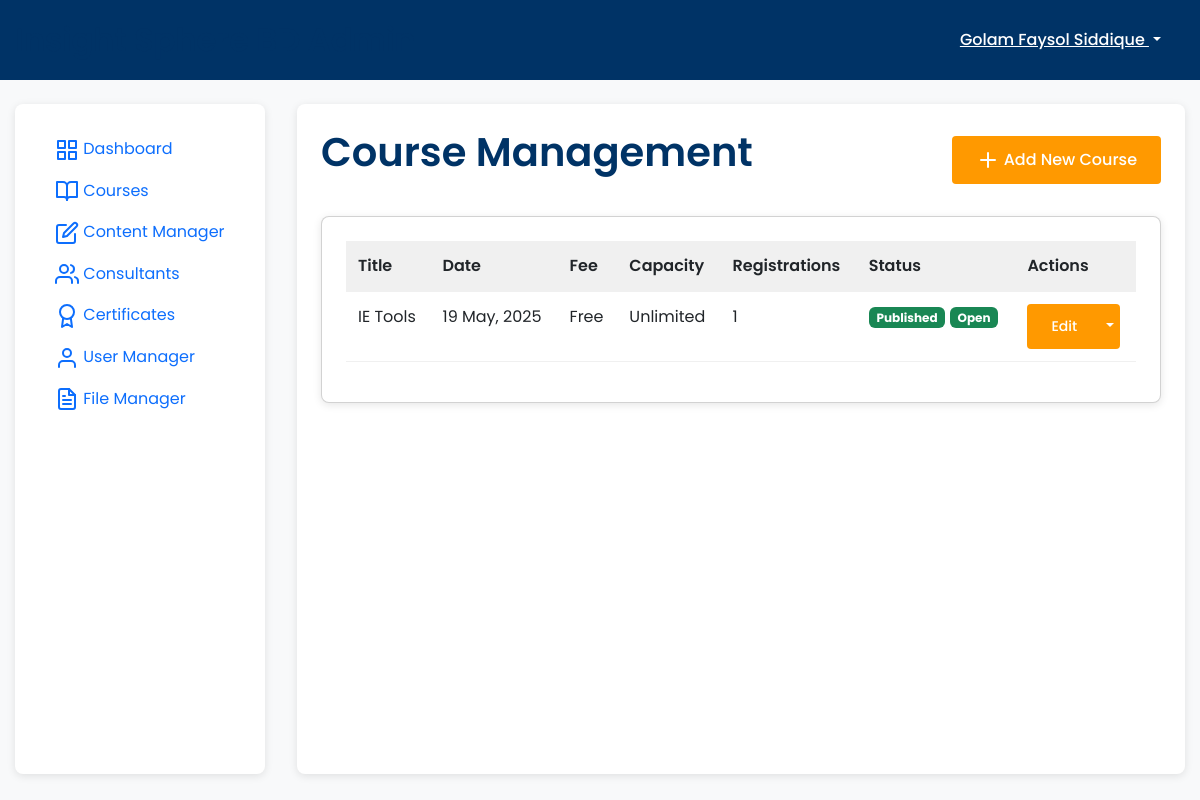
Before: /admin/courses (signed in) with the older database file.
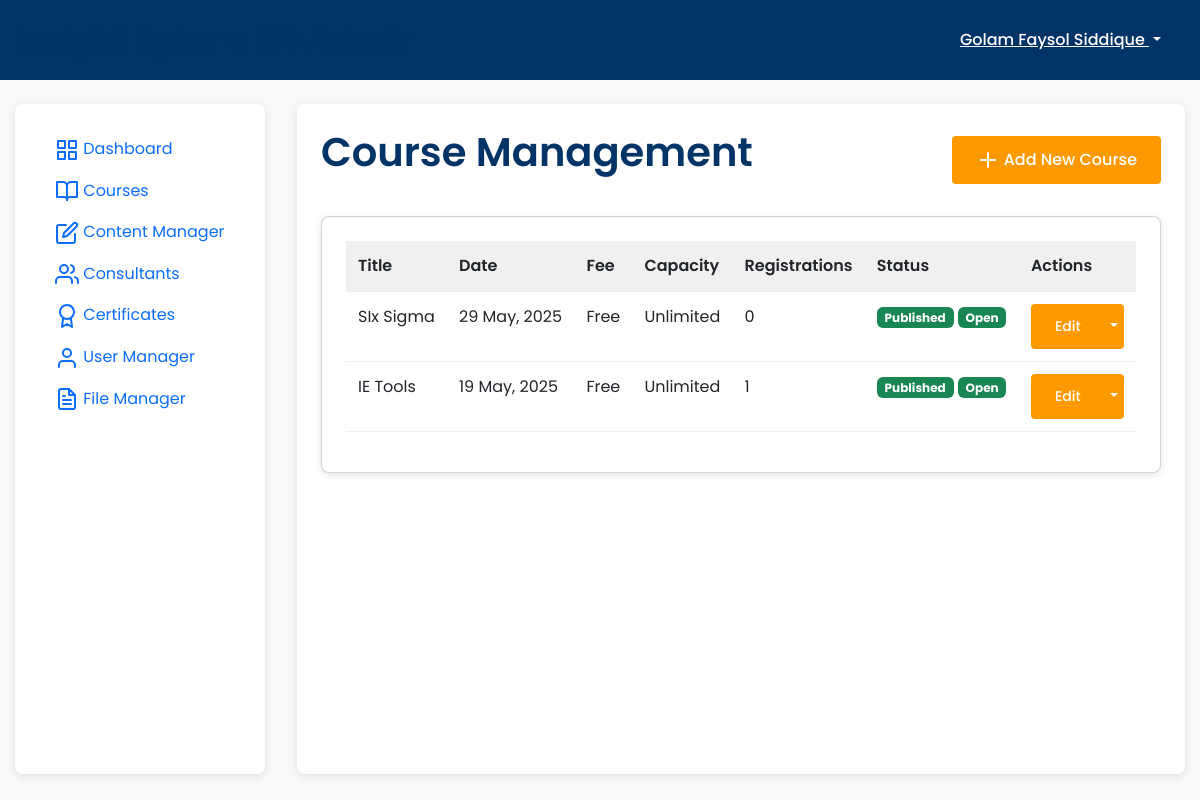
After: the same page with the newer database file.
### models.py (models this page shows, shortened)
class Course(db.Model):
    id = db.Column(db.Integer, primary_key=True)
    title = db.Column(db.String(100), nullable=False)
    description = db.Column(db.Text)
    date = db.Column(db.DateTime)
    duration = db.Column(db.String(50))  # e.g., "3 days", "2 weeks"
    fee = db.Column(db.Float, default=0.0)
    capacity = db.Column(db.Integer)
    location = db.Column(db.String(100))
    is_online = db.Column(db.Boolean, default=True)
    session_link = db.Column(db.String(255))  # Zoom, Google Meet, etc.
    is_published = db.Column(db.Boolean, default=False)
    created_at = db.Column(db.DateTime, default=datetime.utcnow)
    registration_open = db.Column(db.Boolean, default=True)
    payment_methods = db.Column(db.String(255), default='stripe,sslcommerz,manual')  # Comma-separated list of payment methods
    allow_bkash = db.Column(db.Boolean, default=True)  # via SSLCommerz
    allow_nagad = db.Column(db.Boolean, default=True)  # via SSLCommerz
    allow_rocket = db.Column(db.Boolean, default=True)  # via SSLCommerz
    allow_cards = db.Column(db.Boolean, default=True)  # via Stripe or SSLCommerz
    creator_id = db.Column(db.Integer, db.ForeignKey('user.id'))
    creator = db.relationship('User', foreign_keys=[creator_id])
    videos = db.relationship('CourseVideo', backref='course', lazy=True)
    materials = db.relationship('CourseMaterial', backref='course', lazy=True)

### routes/admin.py (the view)
    def decorated_function(*args, **kwargs):
        if not current_user.is_authenticated or not current_user.is_admin():
            abort(403)
        return f(*args, **kwargs)

### app.py (called while the page is built)
@login_manager.user_loader
def load_user(user_id):
    from models import User
    return User.query.get(int(user_id))

@app.context_processor
def inject_config():
    from datetime import datetime
    return {'config': app.config, 'now': datetime.utcnow()}

### models.py (called while the page is built)
    def is_admin(self):
        return self.role in ['admin', 'super_admin']

    def is_super_admin(self):
        return self.role == 'super_admin'

    @property
    def is_authenticated(self):
        return True

### routes/admin.py (called while the page is built)
def admin_required(f):
    def decorated_function(*args, **kwargs):
        if not current_user.is_authenticated or not current_user.is_admin():
            abort(403)
        return f(*args, **kwargs)
    decorated_function.__name__ = f.__name__
    return login_required(decorated_function)

@admin_bp.route('/courses')
@admin_required
def course_manager():
    courses = Course.query.order_by(desc(Course.created_at)).all()
    return render_template('admin/course_manager.html',
                         title='Course Manager',
                         courses=courses)

### templates/admin/course_manager.html (shortened to what this page needs)
{% extends "admin/layout.html" %}
{% block content %}
<div class="d-flex justify-content-between align-items-center mb-4">
    <h1>Course Management</h1>
    <a href="{{ url_for('admin.course_add') }}" class="btn btn-primary">
        <i data-feather="plus"></i> Add New Course
    </a>
</div>
<div class="card">
    <div class="card-content">
        {% if courses %}
            <div class="table-responsive">
                <table class="table">
                    <thead>
                        <tr>
                            <th>Title</th>
                            <th>Date</th>
                            <th>Fee</th>
                            <th>Capacity</th>
                            <th>Registrations</th>
                            <th>Status</th>
                            <th>Actions</th>
                        </tr>
                    </thead>
                    <tbody>
                        {% for course in courses %}
                            <tr>
                                <td>{{ course.title }}</td>
                                <td>
                                    {% if course.date %}
                                        {{ course.date.strftime('%d %b, %Y') }}
                                    {% else %}
                                        No date set
                                    {% endif %}
                                </td>
                                <td>
                                    {% if course.fee > 0 %}
                                        {{ course.fee }} BDT
                                    {% else %}
                                        Free
                                    {% endif %}
                                </td>
                                <td>{{ course.capacity if course.capacity else 'Unlimited' }}</td>
                                <td>{{ course.participants.count() }}</td>
                                <td>
                                    <span class="badge {{ 'bg-success' if course.is_published else 'bg-secondary' }}">
                                        {{ 'Published' if course.is_published else 'Draft' }}
                                    </span>
                                    <span class="badge {{ 'bg-success' if course.registration_open else 'bg-danger' }}">
                                        {{ 'Open' if course.registration_open else 'Closed' }}
                                    </span>
                                </td>
                                <td>
                                    <div class="btn-group">
                                        <a href="{{ url_for('admin.course_edit', course_id=course.id) }}" class="btn btn-sm btn-primary">
                                            Edit
                                        </a>
                                        <button type="button" class="btn btn-sm btn-primary dropdown-toggle dropdown-toggle-split" data-bs-toggle="dropdown" aria-expanded="false">
                                        </button>
                                    </div>
                                </td>
                            </tr>
                        {% endfor %}
                    </tbody>
                </table>
            </div>
        {% else %}
            <div class="alert alert-info">
                <p>No courses found. Click the "Add New Course" button to create one.</p>
            </div>
        {% endif %}
    </div>
</div>
{% endblock %}

Changed rows visible on the page:
added Course: title "SIx Sigma", date "29 May, 2025", fee "Free", capacity "Unlimited", participants.count "0", is_published "Published", registration_open "Open"
